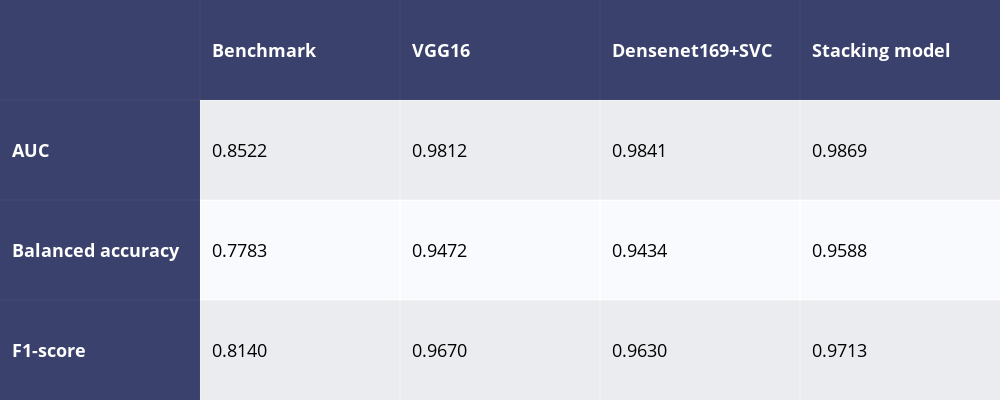

The notebook cell saved with this chart:
### Code cell
# Plotting the validation results
fig =  ff.create_table(results_val.applymap("{0:.4f}".format), index=True)
fig.update_layout(
    autosize=False,
    width=1000,
    height=400,
    font={"size": 18}
)
fig.show()

### Figure 1 — Plotly figure (JSON) as saved in the notebook; plotly's stock layout.template omitted (floating-point values rounded to 4 significant figures)
{"data": [{"colorscale": [[0, "#00083e"], [0.5, "#ededee"], [1, "#ffffff"]], "hoverinfo": "none", "opacity": 0.75, "showscale": false, "type": "heatmap", "z": [[0, 0, 0, 0, 0], [0, 0.5, 0.5, 0.5, 0.5], [0, 1, 1, 1, 1], [0, 0.5, 0.5, 0.5, 0.5]]}], "layout": {"annotations": [{"align": "left", "font": {"color": "#ffffff"}, "showarrow": false, "text": "<b></b>", "x": -0.45, "xanchor": "left", "xref": "x", "y": 0, "yref": "y"}, {"align": "left", "font": {"color": "#ffffff"}, "showarrow": false, "text": "<b>Benchmark</b>", "x": 0.55, "xanchor": "left", "xref": "x", "y": 0, "yref": "y"}, {"align": "left", "font": {"color": "#ffffff"}, "showarrow": false, "text": "<b>VGG16</b>", "x": 1.55, "xanchor": "left", "xref": "x", "y": 0, "yref": "y"}, {"align": "left", "font": {"color": "#ffffff"}, "showarrow": false, "text": "<b>Densenet169+SVC</b>", "x": 2.55, "xanchor": "left", "xref": "x", "y": 0, "yref": "y"}, {"align": "left", "font": {"color": "#ffffff"}, "showarrow": false, "text": "<b>Stacking model</b>", "x": 3.55, "xanchor": "left", "xref": "x", "y": 0, "yref": "y"}, {"align": "left", "font": {"color": "#ffffff"}, "showarrow": false, "text": "<b>AUC</b>", "x": -0.45, "xanchor": "left", "xref": "x", "y": 1, "yref": "y"}, {"align": "left", "font": {"color": "#000000"}, "showarrow": false, "text": "0.8522", "x": 0.55, "xanchor": "left", "xref": "x", "y": 1, "yref": "y"}, {"align": "left", "font": {"color": "#000000"}, "showarrow": false, "text": "0.9812", "x": 1.55, "xanchor": "left", "xref": "x", "y": 1, "yref": "y"}, {"align": "left", "font": {"color": "#000000"}, "showarrow": false, "text": "0.9841", "x": 2.55, "xanchor": "left", "xref": "x", "y": 1, "yref": "y"}, {"align": "left", "font": {"color": "#000000"}, "showarrow": false, "text": "0.9869", "x": 3.55, "xanchor": "left", "xref": "x", "y": 1, "yref": "y"}, {"align": "left", "font": {"color": "#ffffff"}, "showarrow": false, "text": "<b>Balanced accuracy</b>", "x": -0.45, "xanchor": "left", "xref": "x", "y": 2, "yref": "y"}, {"align": "left", "font": {"color": "#000000"}, "showarrow": false, "text": "0.7783", "x": 0.55, "xanchor": "left", "xref": "x", "y": 2, "yref": "y"}, {"align": "left", "font": {"color": "#000000"}, "showarrow": false, "text": "0.9472", "x": 1.55, "xanchor": "left", "xref": "x", "y": 2, "yref": "y"}, {"align": "left", "font": {"color": "#000000"}, "showarrow": false, "text": "0.9434", "x": 2.55, "xanchor": "left", "xref": "x", "y": 2, "yref": "y"}, {"align": "left", "font": {"color": "#000000"}, "showarrow": false, "text": "0.9588", "x": 3.55, "xanchor": "left", "xref": "x", "y": 2, "yref": "y"}, {"align": "left", "font": {"color": "#ffffff"}, "showarrow": false, "text": "<b>F1-score</b>", "x": -0.45, "xanchor": "left", "xref": "x", "y": 3, "yref": "y"}, {"align": "left", "font": {"color": "#000000"}, "showarrow": false, "text": "0.8140", "x": 0.55, "xanchor": "left", "xref": "x", "y": 3, "yref": "y"}, {"align": "left", "font": {"color": "#000000"}, "showarrow": false, "text": "0.9670", "x": 1.55, "xanchor": "left", "xref": "x", "y": 3, "yref": "y"}, {"align": "left", "font": {"color": "#000000"}, "showarrow": false, "text": "0.9630", "x": 2.55, "xanchor": "left", "xref": "x", "y": 3, "yref": "y"}, {"align": "left", "font": {"color": "#000000"}, "showarrow": false, "text": "0.9713", "x": 3.55, "xanchor": "left", "xref": "x", "y": 3, "yref": "y"}], "autosize": false, "font": {"size": 18}, "height": 400, "margin": {"b": 0, "l": 0, "r": 0, "t": 0}, "width": 1000, "xaxis": {"dtick": 1, "gridwidth": 2, "showticklabels": false, "tick0": -0.5, "ticks": "", "zeroline": false}, "yaxis": {"autorange": "reversed", "dtick": 1, "gridwidth": 2, "showticklabels": false, "tick0": 0.5, "ticks": "", "zeroline": false}}}
